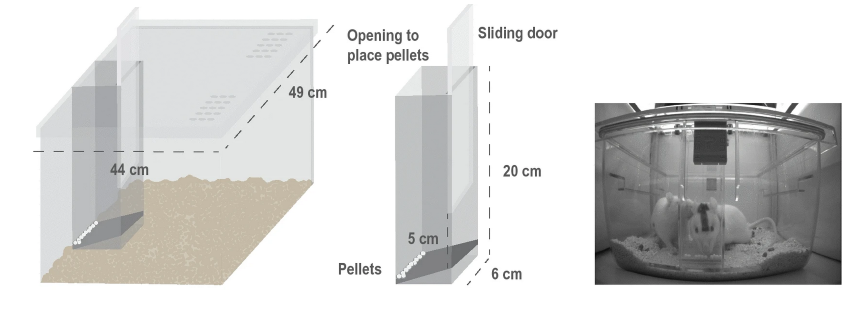
#> input picture figures/SlidingDoor.png, 1719 x 623 px, found by its file name (shown at 1/2 size)
$ python modify_sliding_door.py
#> lines starting #> are read from the running program, lines starting #| are printed output that depends on the picture
import matplotlib.pyplot as plt
import matplotlib.patches as patches
from PIL import Image

# Load image
image_path = 'SlidingDoor.png'
image = Image.open(image_path)
#> image is the input picture: PIL image 1719x623 RGBA; mean R, G, B, A 214.2, 214.1, 213, 255

# Create figure and axes
fig, ax = plt.subplots()
ax.imshow(image)

# Add annotations for the automatic sliding door
rect = patches.Rectangle((200, 100), 150, 50, linewidth=2, edgecolor='r', facecolor='none')
ax.add_patch(rect)
ax.text(200, 90, 'Automatic Sliding Door', color='red', fontsize=12)

# Add annotations for the RFID receiver
circle = patches.Circle((350, 125), 10, color='blue')
ax.add_patch(circle)
ax.text(360, 120, 'RFID Receiver', color='blue', fontsize=12)

# Add arrow pointing to the microcontroller
ax.arrow(350, 130, 20, 20, head_width=5, head_length=5, fc='blue', ec='blue')
ax.text(370, 150, 'Microcontroller', color='blue', fontsize=12)

# Display the modified image
plt.axis('off')
plt.show()
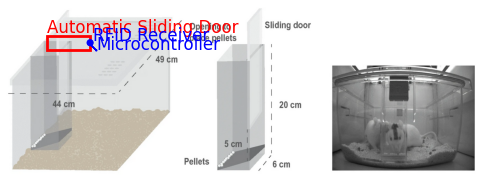
#> figure drawn by matplotlib, 1 panel

$ run again, with figures/Feeder.png copied over figures/SlidingDoor.png
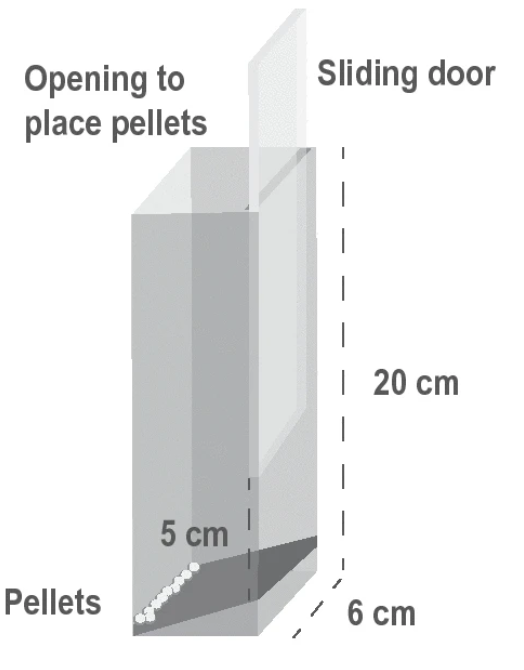
#> input picture figures/Feeder.png, 524 x 670 px, found by its file name
#> image is the input picture: PIL image 524x670 RGBA; mean R, G, B, A 234.1, 234.7, 234.8, 255
#> `plt.show()`:
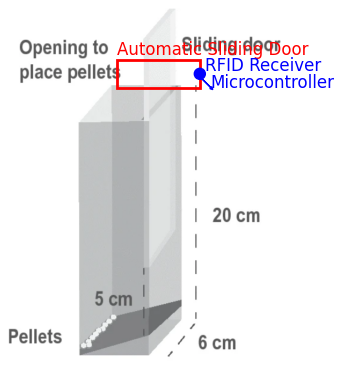
#> figure drawn by matplotlib, 1 panel

$ run again, with figures/HomeCage.png copied over figures/SlidingDoor.png
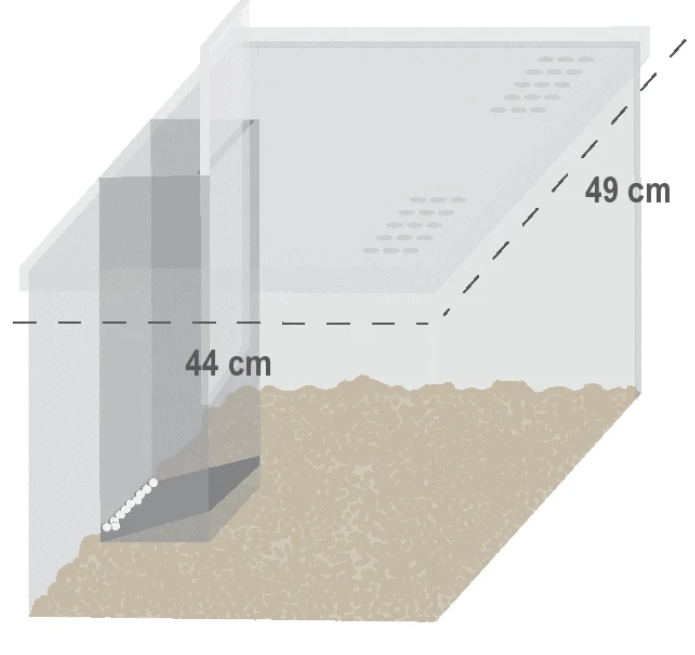
#> input picture figures/HomeCage.png, 695 x 655 px, found by its file name
#> image is the input picture: PIL image 695x655 RGBA; mean R, G, B, A 221.7, 220.8, 217.5, 255
#> `plt.show()`:
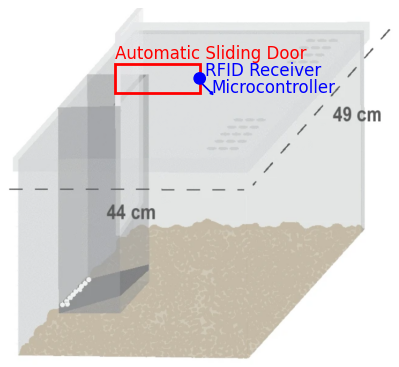
#> figure drawn by matplotlib, 1 panel
